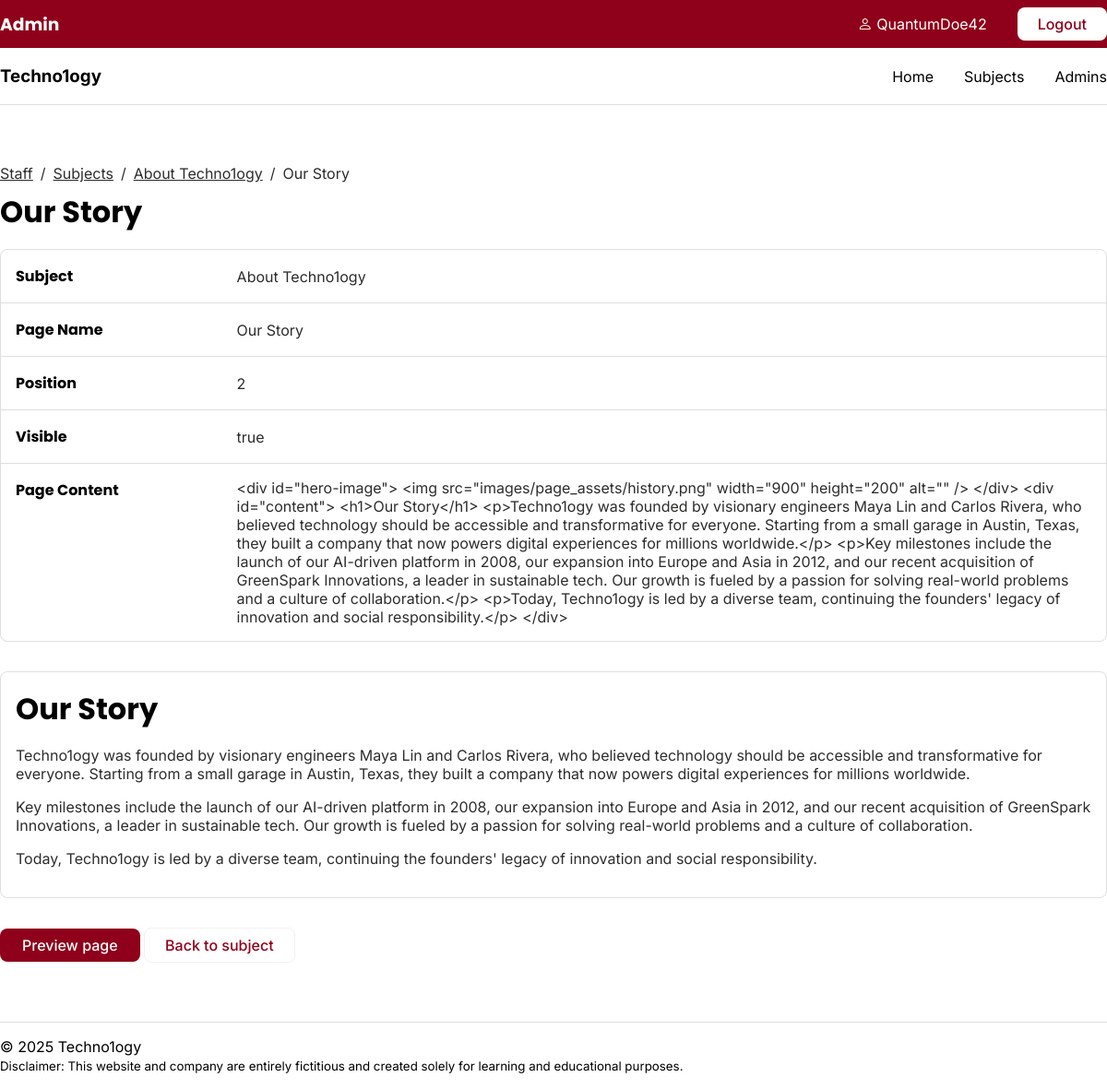
Before: /staff/pages/show.php?id=2 (signed in) with the older database file.
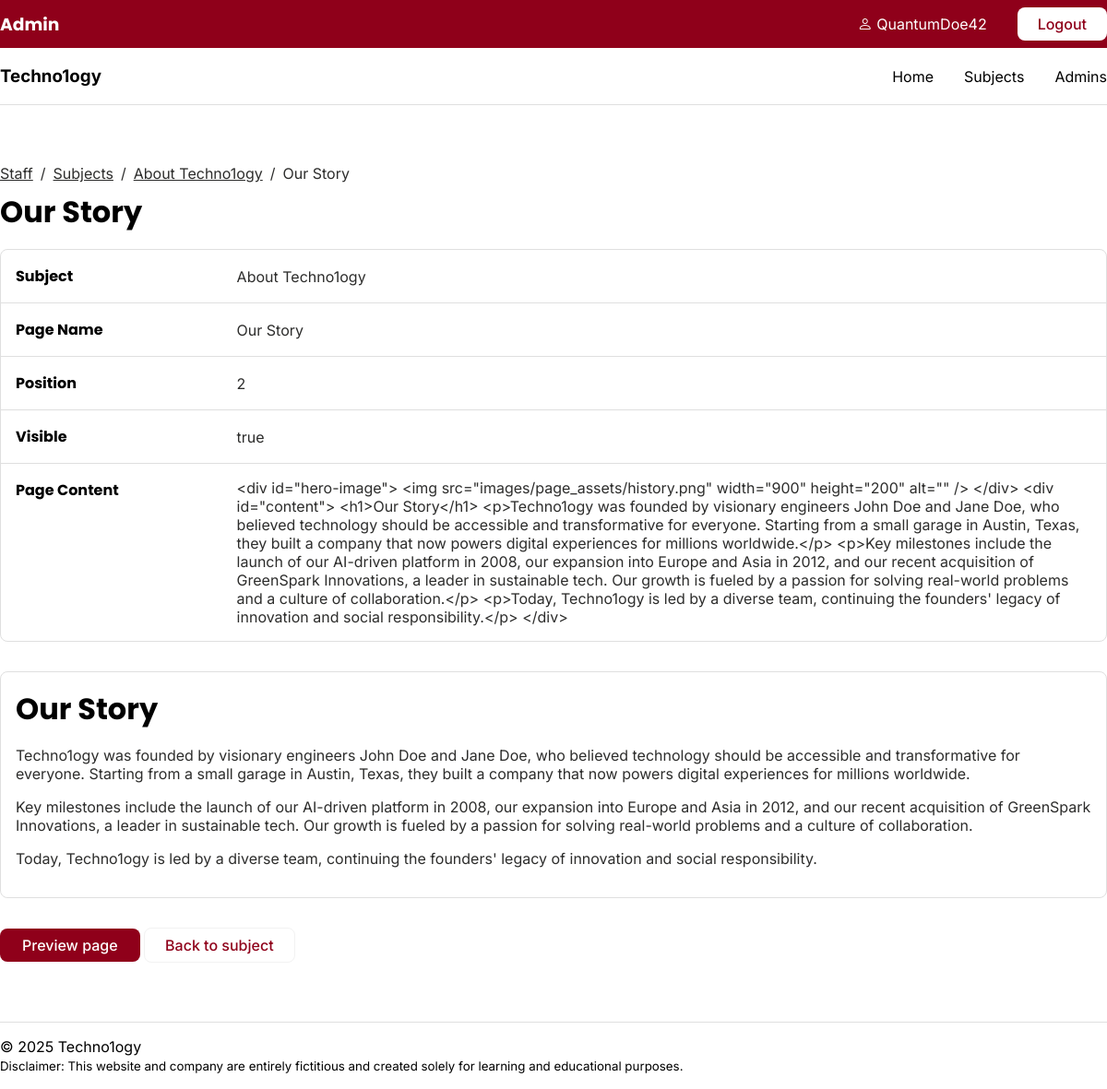
After: the same page with the newer database file.
### tables this page shows
CREATE TABLE `pages` (
  `id` int(11) NOT NULL,
  `subject_id` int(11) DEFAULT NULL,
  `menu_name` varchar(255) DEFAULT NULL,
  `position` int(3) DEFAULT NULL,
  `visible` tinyint(1) DEFAULT NULL,
  `content` text DEFAULT NULL
);

### private/functions.php (called while the page is built, shortened)
<?php
function url_for($script_path) {
    return WWW_ROOT . $script_path;
}
function u($string="") {
    return urlencode($string);
}
function h($string="") {
    return htmlspecialchars($string);
}
?>

### private/query_functions.php (called while the page is built, shortened)
<?php
function find_subject_by_id($id) {
    global $db;
    $sql = "SELECT * FROM subjects ";
    $sql .= "WHERE id='" . db_escape($db, $id) . "'";
    $result = mysqli_query($db, $sql);
    $subject = mysqli_fetch_assoc($result);
    return $subject;
}
function find_page_by_id($id, $options=[]) {
    global $db;
    $visible = $options['visible'] ?? false;
    $sql = "SELECT * FROM pages ";
    $sql .= "WHERE id='" . db_escape($db, $id) . "' ";
    $result = mysqli_query($db, $sql);
    $page = mysqli_fetch_assoc($result);
    return $page;
}
?>

### private/database.php (called while the page is built, shortened)
<?php
function db_escape($connection, $string) {
    return mysqli_real_escape_string($connection, $string);
}
?>

### public/staff/pages/show.php (the view, shortened to what this page needs)
<?php
include(SHARED_PATH . '/staff_navigation.php');
$id = isset($_GET['id']) ? $_GET['id']: '1';
$page = find_page_by_id($id);
$subject = find_subject_by_id($page['subject_id']);
?>
<div class="section_show">
    <div class="bread_crumb">
        <a href="<?php echo url_for('/staff/index.php')?>">Staff</a>
        <p>/</p>
        <a href="<?php echo url_for(script_path: '/staff/subjects/index.php')?>">Subjects</a>
        <p>/</p>
        <a href="<?php echo url_for(script_path: '/staff/subjects/show.php?id=' . h(u($id)))?>"><?php echo h($subject['menu_name']);?></a>
        <p>/</p>
        <p><?php echo h($page['menu_name']);?></p>
    </div>
    <h1><?php echo h($page['menu_name']); ?></h1>
    <table class="list section_attributes">
        <tr>
            <th style="width: 20%">Subject</th>
            <td style="width: 80%"><?php echo h($subject['menu_name']);?></td>
        </tr>
        <tr>
            <th>Page Name</th>
            <td><?php echo h($page['menu_name']);?></td>
        </tr>
        <tr>
            <th>Position</th>
            <td><?php echo h($page['position']);?></td>
        </tr>
        <tr>
            <th>Visible</th>
            <td><?php echo h($page['visible'] == '1' ? 'true' : 'false');?></td>
        </tr>
        <tr>
            <th>Page Content</th>
            <td><?php echo h($page['content']);?></td>
        </tr>
    </table>
    <div class="preview_box" id="content">
        <?php
        $allowed_tags = '<h1><h2><p><br><strong><em><ul><li><a>';
        echo strip_tags($page['content'], $allowed_tags);
        ?>
    </div>
    <div id="section_button">
        <a class="button_primary" href="<?php echo url_for('/index.php?id=' . h(u($page['id'])) . '&preview=true'); ?>" target="_blank">Preview page</a>
        <a href="<?php echo url_for('/staff/subjects/show.php?id=' . h(u($subject['id'])));?>" class="button_secondary">Back to subject</a>
    </div>
</div>
<?php include(SHARED_PATH . '/staff_footer.php'); ?>

Changed rows visible on the page:
changed pages "Our Story": content "…founded by visionary engineers Maya Lin and Carlos Rivera, who believed technology should…" → "…founded by visionary engineers John Doe and Jane Doe, who believed technology should…"
